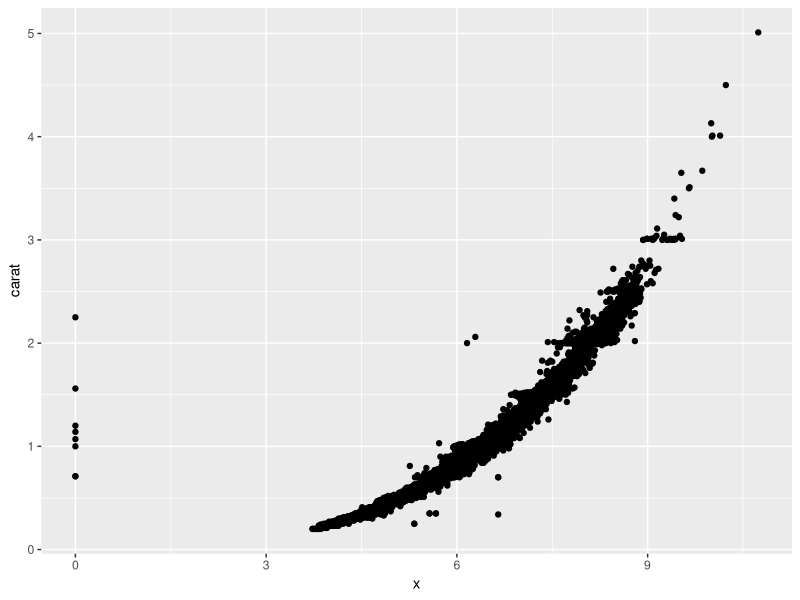
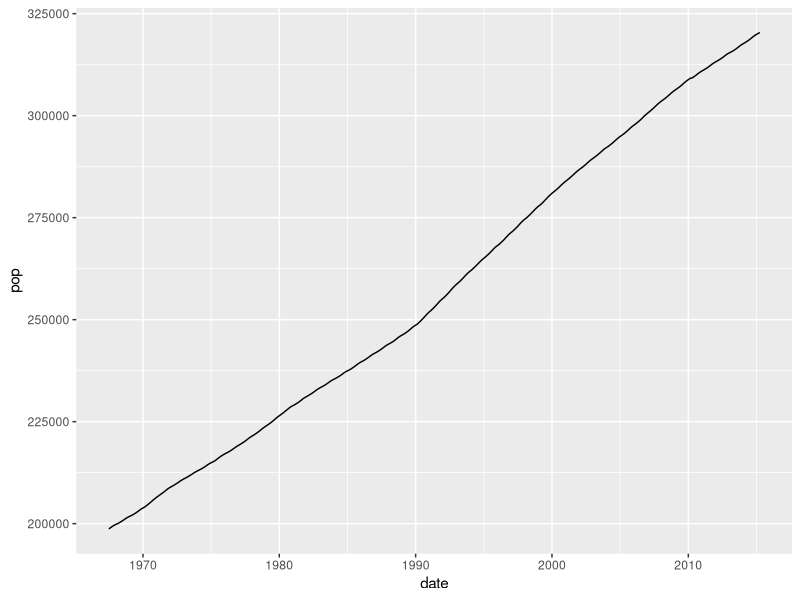
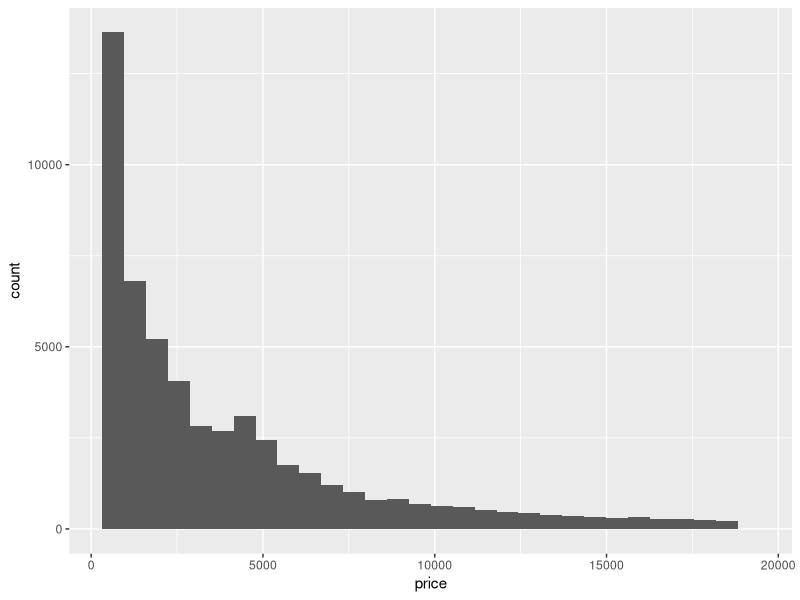
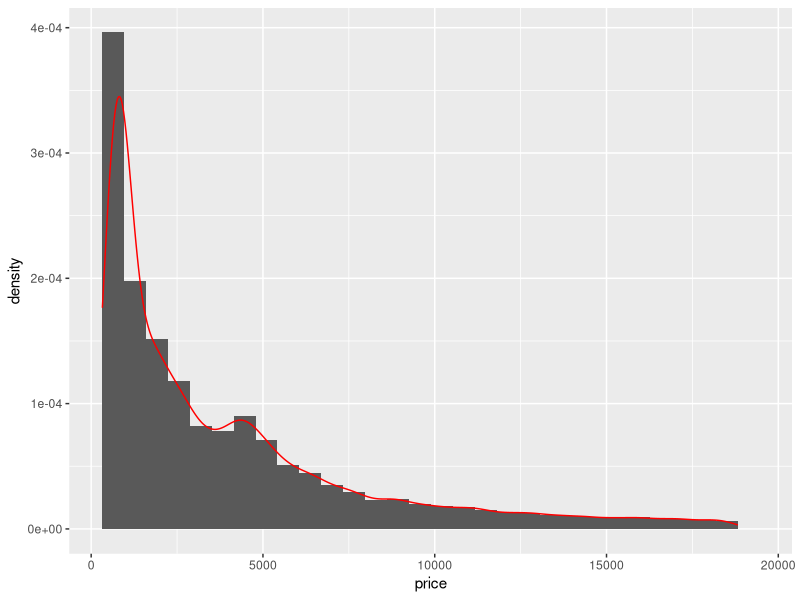
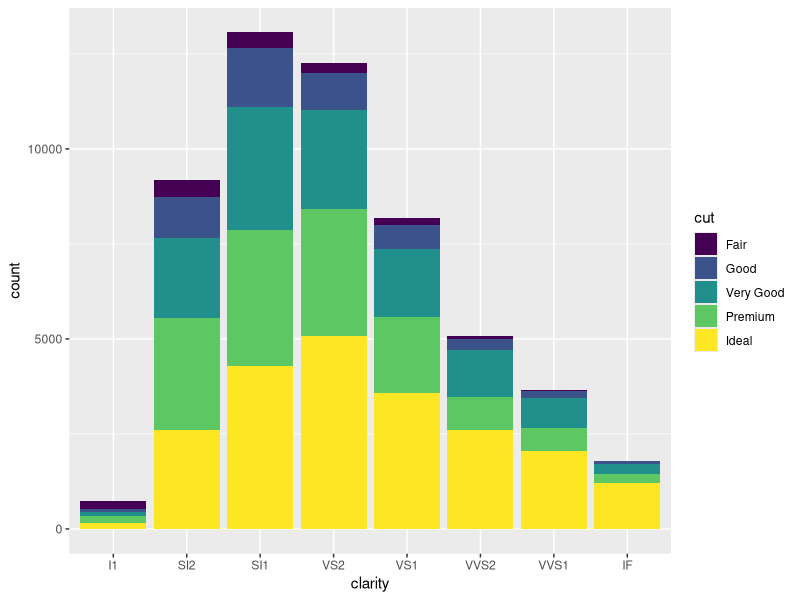
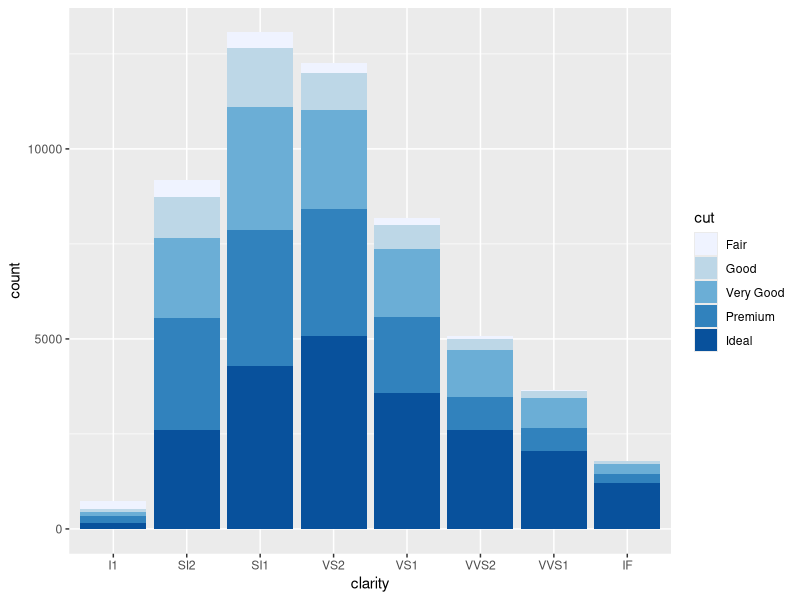
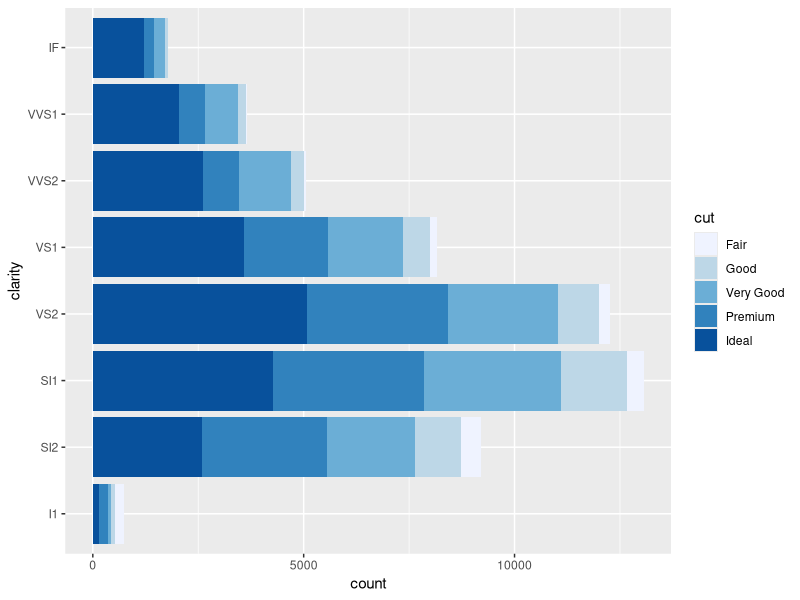
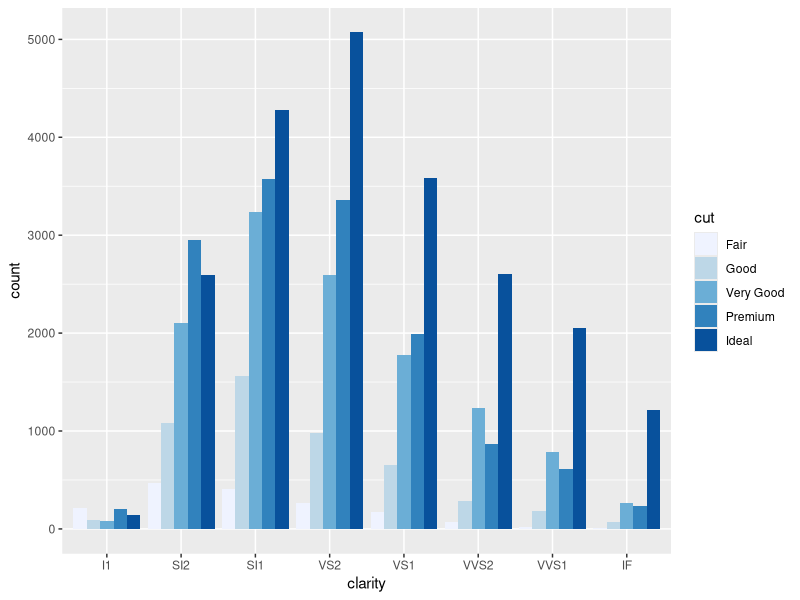

Recreate these plots in R, in order.
## ---- chunk 1
library(ggplot2)
head(diamonds)
## ---- chunk 2
ggplot(data=diamonds, aes(x = x, y = carat)) +
  geom_point()
## ---- chunk 3
ggplot(data = economics, aes(x = date, y = pop)) + 
  geom_line()
## ---- chunk 4
ggplot(data = diamonds, aes(x = price)) + 
  geom_histogram()

## ---- chunk 5
ggplot(data = diamonds, aes(x = price)) + 
  geom_histogram(aes(y = ..density..)) + geom_density(color = "red")

## ---- chunk 6
ggplot(data=diamonds, aes(x = clarity, fill = cut)) +
  geom_bar()
## ---- chunk 7
library(RColorBrewer)
ggplot(data=diamonds, aes(x = clarity, fill = cut)) +
  geom_bar() + scale_fill_brewer()
## ---- chunk 8
ggplot(data=diamonds, aes(x = clarity, fill = cut)) +
  geom_bar() + scale_fill_brewer() + 
  coord_flip()
## ---- chunk 9
ggplot(data=diamonds, aes(x = clarity, fill = cut)) +
  geom_bar(position = "dodge") + scale_fill_brewer()
## ---- chunk 10
ggplot(data=diamonds, aes(x = clarity, fill = cut)) +
  geom_bar() + scale_fill_brewer() + facet_wrap(~cut)
## ---- chunk 11
ggplot(data=diamonds, aes(x = clarity, fill = cut)) +
  geom_bar() + scale_fill_brewer() +  facet_wrap(~cut) + theme_bw()
## ---- chunk 12
df <- data.frame(
  variable = c("resembles", "does not resemble"),
  value = c(80, 20)
)
## ---- chunk 13
ggplot(df, aes(x = "", y = value, fill = variable)) + geom_bar(width = 1,
stat = "identity") + scale_fill_manual(values = c("red", "yellow")) +
  coord_polar("y", start = pi / 3) + labs(title = "Pac man")
